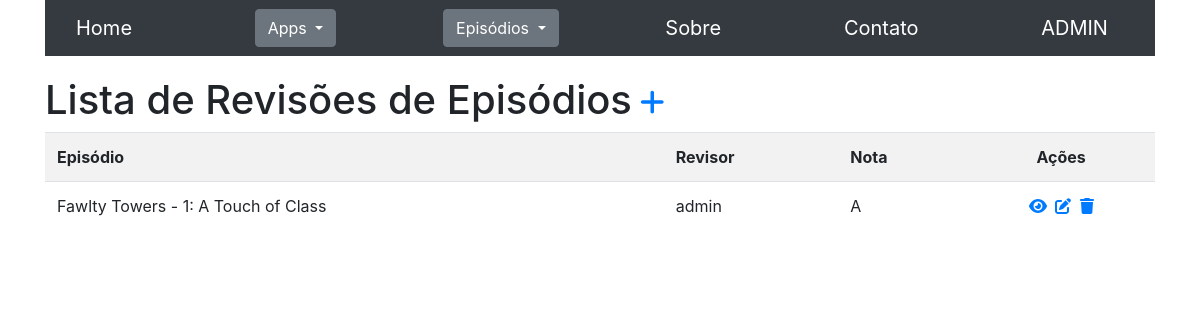
The app's page /seriados/reviewepisodios/, older data.
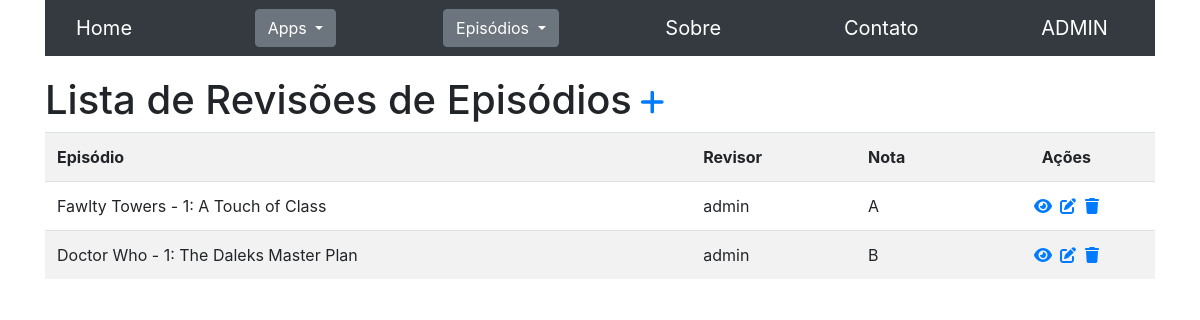
The same page, newer data.
### seriados/models.py (models this page shows, shortened)
class ReviewEpisodio(models.Model):
    NOTA_A = 'A'
    NOTA_B = 'B'
    NOTA_C = 'C'
    NOTAS_CHOICES = [
        (NOTA_A, "Excelente"),
        (NOTA_B, "Bom"),
        (NOTA_C, "Ruim"),
    ]
    episodio = models.ForeignKey(Episodio, on_delete=models.CASCADE, verbose_name="Episódio")
    revisor = models.ForeignKey(Revisor, on_delete=models.CASCADE, verbose_name="Revisor")
    nota = models.CharField(
        max_length=1,
        choices=NOTAS_CHOICES,
        default=NOTA_B,
        verbose_name="Nota"
    )
    class Meta:
        verbose_name = "Review do Episódio"
        verbose_name_plural = "Reviews dos Episódios"

class Episodio(models.Model):
    data = models.DateField(verbose_name="Data")
    titulo = models.CharField(max_length=200, verbose_name="Título")
    temporada = models.ForeignKey(Temporada, on_delete=models.CASCADE, verbose_name="Temporada")
    class Meta:
        verbose_name = "Episódio"
        verbose_name_plural = "Episódios"
    def __str__(self):
        nome_serie = self.temporada.serie.nome
        return f"{nome_serie} - {self.temporada.numero}: {self.titulo}"

class Temporada(models.Model):
    numero = models.IntegerField(verbose_name="Número")
    serie = models.ForeignKey(Serie, on_delete=models.CASCADE, verbose_name="Série")
    class Meta:
        verbose_name = "Temporada"
        verbose_name_plural = "Temporadas"

class Serie(models.Model):
    nome = models.CharField(max_length=70, verbose_name="Nome")
    class Meta:
        verbose_name = "Série"
        verbose_name_plural = "Séries"

class Revisor(models.Model):
    user = models.ForeignKey(settings.AUTH_USER_MODEL, on_delete=models.CASCADE, verbose_name="Usuário")
    reviews_episodios = models.ManyToManyField(Episodio, through='ReviewEpisodio', related_name='review', verbose_name="Review do Episódio")
    class Meta:
        verbose_name = "Revisor"
        verbose_name_plural = "Revisores"
    def __str__(self):
        return f"{self.user}"

### seriados/views.py (the view)
# urls.py: path('reviewepisodios/', views.ReviewEpisodioListView.as_view(), name='reviewepisodio_list'),
class ReviewEpisodioListView(ListView):
    template_name = 'reviewepisodio/reviewepisodio_list.html'
    model = ReviewEpisodio

### seriados/templates/reviewepisodio/reviewepisodio_list.html
{% extends "base.html" %}
{% block content %}
<div class="flex-row mt-3">
    <h1 class="mt-1">Lista de Revisões de Episódios</h1>
    <p><a href="{% url 'seriados:reviewepisodio_insert' %}"><h3><i class="fa-solid fa-plus mt-3 ml-2" title="Inserir"></i></h3></a></p>
</div>
<table class="table table-hover table-striped">
    <tr>
        <th>Episódio</th>
        <th>Revisor</th>
        <th>Nota</th>
        <th class="text-center">Ações</th>
    </tr>
    {% for object in object_list %}
        <tr>
            <td>{{ object.episodio }}</td>
            <td>{{ object.revisor }}</td>
            <td>{{ object.nota }}</td>
            <td class="text-center"><a href="{% url 'seriados:reviewepisodio_details' pk=object.pk %}"><i class="fa-solid fa-eye" title="Visualizar"></i></a>
            <a href="{% url 'seriados:reviewepisodio_update' pk=object.pk %}"><i class="fa-solid fa-pen-to-square mx-1" title="Editar"></i></a>
            <a href="{% url 'seriados:reviewepisodio_delete' pk=object.pk %}"><i class="fa-solid fa-trash" title="Deletar"></i></a></td>
        </tr>
    {% endfor %}
</table>
{% endblock %}

### seriados/templates/base.html (shortened to what this page needs)
{% load static %}
{% load i18n %}
<!DOCTYPE html>
<html lang="en">
    <head>
        <link rel="stylesheet" href="https://cdn.jsdelivr.net/npm/bootstrap@4.6.1/dist/css/bootstrap.min.css">
        <link href="{% static 'css/style.css' %}" rel="stylesheet">
    </head>
    <body>
        <div class="container">
            <nav class="navbar navbar-expand_lg navbar-dark bg-dark">
            <div class="container-fluid">
                {% block navbar %}
                {% include 'navbar.html' %}
                {% endblock %}
            </div>
        </nav>
        {% block content %}{% endblock %}
    </body>
</html>

### seriados/templates/navbar.html (shortened to what this page needs)
<!DOCTYPE html>
<a class="navbar-brand" href={% url 'seriados:home' %}>Home</a>
<div class="dropdown">
    <button class="btn btn-secondary dropdown-toggle" type="button" id="dropdownMenuButton" data-toggle="dropdown" aria-expanded="false">
        Apps
    </button>
</div>
<div class="dropdown">
    <button class="btn btn-secondary dropdown-toggle" type="button" id="dropdownMenuButton1" data-toggle="dropdown" aria-expanded="false">
        Episódios
    </button>
</div>
<a class="navbar-brand" href={% url 'seriados:about' %}>Sobre</a>
<a class="navbar-brand" href={% url 'seriados:contact' %}>Contato</a>
<a class="navbar-brand" href={% url 'admin:index' %}>ADMIN</a>

### seriados/static/css/style.css (style rules this page uses)
html { height:100%; }
body { position:absolute; top:0; bottom:0; right:0; left:0; }
.flex-row { display: flex; flex-direction: row; }

Row changes from the older to the newer data that the page shows:
added ReviewEpisodio: episodio "Doctor Who - 1: The Daleks Master Plan", revisor "admin", nota "B"
